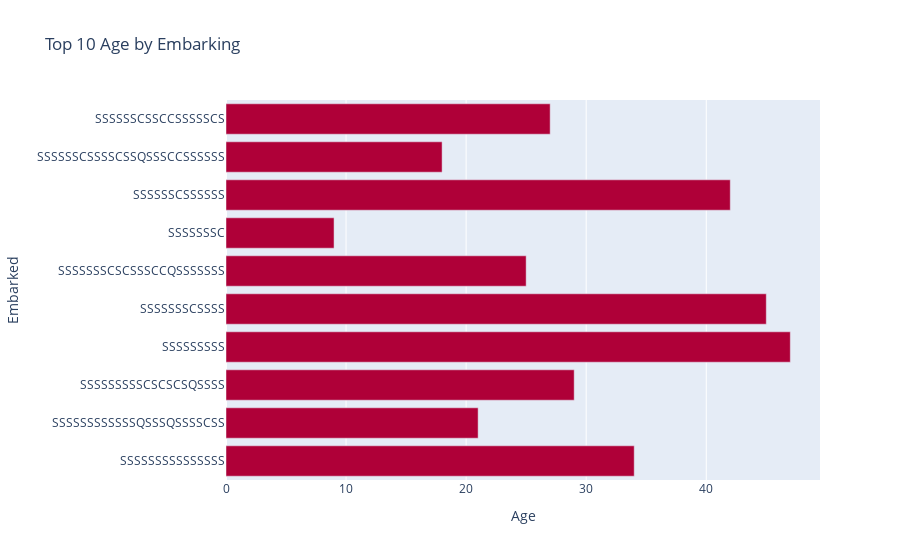

Notebook code cell kept with this figure:
### Code cell
#Command eleven
age_emb = df.groupby("Age")["Embarked"].sum().sort_values(ascending=False).head(10).reset_index()
fig = px.bar(age_emb, x="Age", y="Embarked", title="Top 10 Age by Embarking", color_discrete_sequence=px.colors.qualitative.Dark24_r)
fig.show()

### Figure 1 — Plotly figure (JSON) as saved in the notebook; plotly's stock layout.template omitted (floating-point values rounded to 4 significant figures)
{"data": [{"hovertemplate": "Age=%{x}<br>Embarked=%{y}<extra></extra>", "legendgroup": "", "marker": {"color": "#AF0038", "pattern": {"shape": ""}}, "name": "", "orientation": "h", "showlegend": false, "textposition": "auto", "type": "bar", "x": [34.0, 21.0, 29.0, 47.0, 45.0, 25.0, 9.0, 42.0, 18.0, 27.0], "xaxis": "x", "y": ["SSSSSSSSSSSSSSS", "SSSSSSSSSSSSQSSSQSSSSCSS", "SSSSSSSSSCSCSCSQSSSS", "SSSSSSSSS", "SSSSSSSCSSSS", "SSSSSSSCSCSSSCCQSSSSSSS", "SSSSSSSC", "SSSSSSCSSSSSS", "SSSSSSCSSSSCSSQSSSCCSSSSSS", "SSSSSSCSSCCSSSSSCS"], "yaxis": "y"}], "layout": {"barmode": "relative", "legend": {"tracegroupgap": 0}, "title": {"text": "Top 10 Age by Embarking"}, "xaxis": {"anchor": "y", "domain": [0, 1], "title": {"text": "Age"}}, "yaxis": {"anchor": "x", "domain": [0, 1], "title": {"text": "Embarked"}}}}
